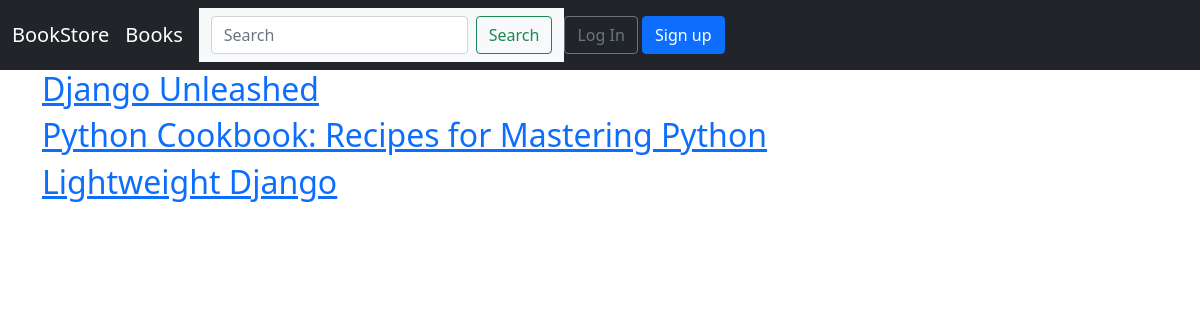
The page /books/ on the database its author committed.
### books/models.py (models this page shows, shortened)
class Book(models.Model):
    id = models.UUIDField(primary_key=True,
        default=uuid.uuid4,
        editable=False)
    title = models.CharField(max_length=200)
    author = models.CharField(max_length=200)
    price = models.DecimalField(max_digits=6, decimal_places=2)
    date_publication = models.DateField(blank=False, null=False)
    cover = models.ImageField(upload_to='covers/', blank=True)
    def get_absolute_url(self):
        return reverse('book_detail', args=[str(self.id)])

### books/views.py (the view)
# urls.py: path('', BookListView.as_view(), name='book_list'),
class BookListView(ListView):
    model = Book
    context_object_name = 'book_list'
    template_name = 'books/book_list.html'

### templates/books/book_list.html (shortened to what this page needs)
{% extends 'base.html' %}
{% block content %}
{% for book in object_list %}
<div>
    <h2><a href="{{ book.get_absolute_url }}">{{ book.title }}</a></h2>
</div>
{% endfor %}
{% endblock content %}

### rows shown on the page
Book: title "Django Unleashed"
Book: title "Python Cookbook: Recipes for Mastering Python"
Book: title "Lightweight Django"
